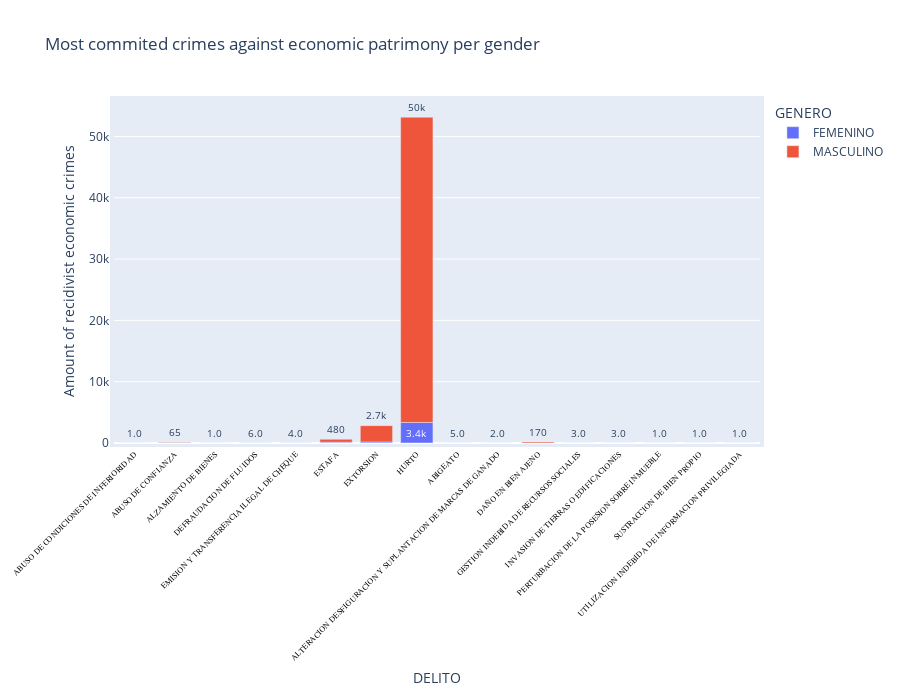

The code cell stored with this chart in its notebook:
### Code cell
fig = px.bar(economic_crime, x='DELITO', y='COUNT',
             hover_data=["GENERO",'DELITO'], color='GENERO',
             labels={'COUNT':'Amount of recidivist economic crimes'}, barmode='relative', text="COUNT")
fig.update_traces(texttemplate='%{text:.2s}', textposition='outside')
fig.update_layout(uniformtext_minsize=6, uniformtext_mode='hide', xaxis_tickangle=-45, showlegend=True, autosize=False,
                 width=900, height=700, margin=dict(l=50, r=50, b=100, t=100, pad=4 ),
                  title="Most commited crimes against economic patrimony per gender",
                 )
fig.update_xaxes( tickfont=dict(family='Rockwell', color='black', size=8)) #tickangle=45,

fig.show()

### Figure 1 — Plotly figure (JSON) as saved in the notebook; plotly's stock layout.template omitted (floating-point values rounded to 4 significant figures)
{"data": [{"alignmentgroup": "True", "customdata": [["FEMENINO", "ABUSO DE CONDICIONES DE INFERIORIDAD"], ["FEMENINO", "ABUSO DE CONFIANZA"], ["FEMENINO", "ALZAMIENTO DE BIENES"], ["FEMENINO", "DEFRAUDACION DE FLUIDOS"], ["FEMENINO", "EMISION Y TRANSFERENCIA ILEGAL DE CHEQUE"], ["FEMENINO", "ESTAFA"], ["FEMENINO", "EXTORSION"], ["FEMENINO", "HURTO"]], "hovertemplate": "GENERO=%{customdata[0]}<br>DELITO=%{customdata[1]}<br>Amount of recidivist economic crimes=%{text}<extra></extra>", "legendgroup": "FEMENINO", "marker": {"color": "#636efa"}, "name": "FEMENINO", "offsetgroup": "FEMENINO", "orientation": "v", "showlegend": true, "text": [1, 6, 1, 2, 1, 132, 172, 3353], "textposition": "outside", "texttemplate": "%{text:.2s}", "type": "bar", "x": ["ABUSO DE CONDICIONES DE INFERIORIDAD", "ABUSO DE CONFIANZA", "ALZAMIENTO DE BIENES", "DEFRAUDACION DE FLUIDOS", "EMISION Y TRANSFERENCIA ILEGAL DE CHEQUE", "ESTAFA", "EXTORSION", "HURTO"], "xaxis": "x", "y": [1, 6, 1, 2, 1, 132, 172, 3353], "yaxis": "y"}, {"alignmentgroup": "True", "customdata": [["MASCULINO", "ABIGEATO"], ["MASCULINO", "ABUSO DE CONFIANZA"], ["MASCULINO", "ALTERACION DESFIGURACION Y SUPLANTACION DE MARCAS DE GANADO"], ["MASCULINO", "DAÑO EN BIEN AJENO"], ["MASCULINO", "DEFRAUDACION DE FLUIDOS"], ["MASCULINO", "EMISION Y TRANSFERENCIA ILEGAL DE CHEQUE"], ["MASCULINO", "ESTAFA"], ["MASCULINO", "EXTORSION"], ["MASCULINO", "GESTION INDEBIDA DE RECURSOS SOCIALES"], ["MASCULINO", "HURTO"], ["MASCULINO", "INVASION DE TIERRAS O EDIFICACIONES"], ["MASCULINO", "PERTURBACION DE LA POSESION SOBRE INMUEBLE"], ["MASCULINO", "SUSTRACCION DE BIEN PROPIO"], ["MASCULINO", "UTILIZACION INDEBIDA DE INFORMACION PRIVILEGIADA"]], "hovertemplate": "GENERO=%{customdata[0]}<br>DELITO=%{customdata[1]}<br>Amount of recidivist economic crimes=%{text}<extra></extra>", "legendgroup": "MASCULINO", "marker": {"color": "#EF553B"}, "name": "MASCULINO", "offsetgroup": "MASCULINO", "orientation": "v", "showlegend": true, "text": [5, 65, 2, 174, 6, 4, 475, 2660, 3, 49792, 3, 1, 1, 1], "textposition": "outside", "texttemplate": "%{text:.2s}", "type": "bar", "x": ["ABIGEATO", "ABUSO DE CONFIANZA", "ALTERACION DESFIGURACION Y SUPLANTACION DE MARCAS DE GANADO", "DAÑO EN BIEN AJENO", "DEFRAUDACION DE FLUIDOS", "EMISION Y TRANSFERENCIA ILEGAL DE CHEQUE", "ESTAFA", "EXTORSION", "GESTION INDEBIDA DE RECURSOS SOCIALES", "HURTO", "INVASION DE TIERRAS O EDIFICACIONES", "PERTURBACION DE LA POSESION SOBRE INMUEBLE", "SUSTRACCION DE BIEN PROPIO", "UTILIZACION INDEBIDA DE INFORMACION PRIVILEGIADA"], "xaxis": "x", "y": [5, 65, 2, 174, 6, 4, 475, 2660, 3, 49792, 3, 1, 1, 1], "yaxis": "y"}], "layout": {"autosize": false, "barmode": "relative", "height": 700, "legend": {"title": {"text": "GENERO"}, "tracegroupgap": 0}, "margin": {"b": 100, "l": 50, "pad": 4, "r": 50, "t": 100}, "showlegend": true, "title": {"text": "Most commited crimes against economic patrimony per gender"}, "uniformtext": {"minsize": 6, "mode": "hide"}, "width": 900, "xaxis": {"anchor": "y", "domain": [0, 1], "tickangle": -45, "tickfont": {"color": "black", "family": "Rockwell", "size": 8}, "title": {"text": "DELITO"}}, "yaxis": {"anchor": "x", "domain": [0, 1], "title": {"text": "Amount of recidivist economic crimes"}}}}
